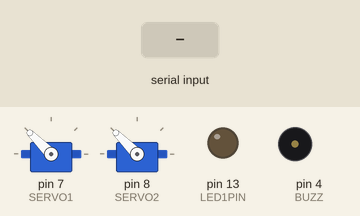
Simulated run of this sketch. Board: Arduino Uno, built with avr-gcc and run on an emulated ATmega328P. On the bench: 2 × servo, output pins drawn as LEDs (lit = HIGH), buzzer (waves = sounding, pin HIGH). The inputs (shaded band) are chosen by the test bench.

Above: at 1.2 s.
1.3 s: "1" received over Serial
At 2.35 s:
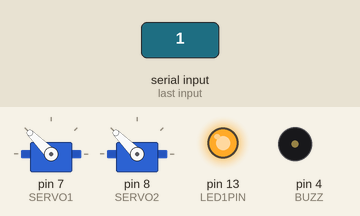
3.9 s: "2" received over Serial
At 4.95 s:
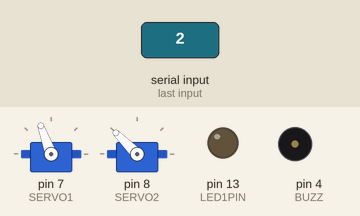
6.5 s: "3" received over Serial
At 7.55 s:
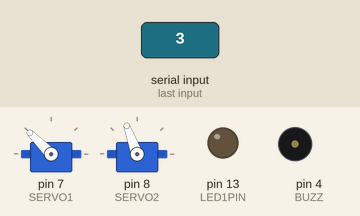
Timing chart, 0 to 9.5 s (numbered marks = the images above; inputs shaded):
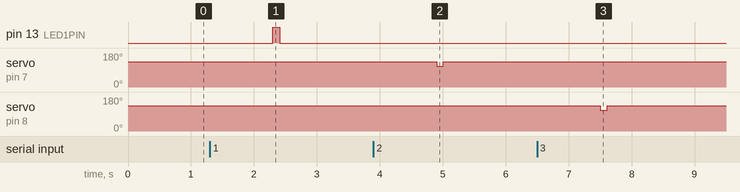

The sketch:

e_r_v3.ino
```cpp
#define LED1PIN 13
#define SERVO1 7
#define SERVO2 8
#define BUZZ 4

#include <Servo.h>
#include <TimedAction.h>

Servo monServo1;
Servo monServo2;

//TimedAction servoAction = TimedAction(50, servoAct);

void setup() {
  pinMode(LED1PIN, OUTPUT);
  pinMode(BUZZ, OUTPUT);
  monServo1.attach(SERVO1);
  monServo2.attach(SERVO2);
  monServo1.write(135);
  monServo2.write(135);
  Serial.begin(9600);
}

void loop() {
  //servoAction.check();
}

//void servoAct()
//{
//if (Serial.available()) {
void serialEvent() {
  while (Serial.available()) {
    //int message = Serial.parseInt();
    String message = Serial.readString();
    recupSerial(message);
  }
}


void recupSerial(String mess) {
  int sizeArray = int(mess.length()/2)+1;
  String tab[sizeArray];

  analyseString(mess, tab);

  for (int i = 0; i < sizeArray; i++) {
      listenProcessing(false, tab[i]);
  }
  delay(110);
  for (int j = 0; j < sizeArray; j++) {
      listenProcessing(true, tab[j]);
  }
}

void analyseString(String mess, String ptab[]) {
  int chiffreCurr = 0;
  for (int i = 0; i < mess.length(); i++) {
    String currMess = mess.substring(i, i + 1);
    if (currMess != "-") {
      ptab[chiffreCurr] = currMess;
      chiffreCurr ++;
    }
  }
}

void listenProcessing(boolean on, String message) {
  if (message == "1") {
    if (on == true) {
      digitalWrite(LED1PIN, LOW);
    } else {
      digitalWrite(LED1PIN, HIGH);
    }
  }
  if (message == "2") {
    if (on) {
      monServo1.write(135);
    } else {
      monServo1.write(110);
    }
  }
  if (message == "3") {
    if (on) {
      monServo2.write(135);
    } else {
      monServo2.write(110);
    }
  }
}
```

Measured:
- after the input at 1.3 s, pin 13 (LED1PIN): LOW → HIGH after 1.0 s, → LOW 0.11 s later
- after the input at 3.9 s, servo on pin 7 (SERVO1): 135° → 110° after 1.0 s, → 135° 0.11 s later
- after the input at 6.5 s, servo on pin 8 (SERVO2): 135° → 110° after 1.0 s, → 135° 0.11 s later
